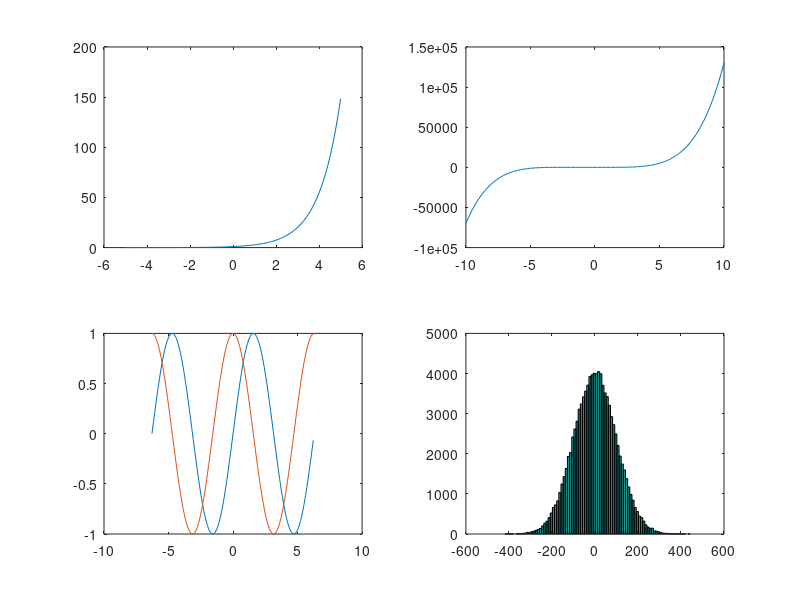

The MATLAB source for this figure:
x = -5:0.1:5;
f = exp(x);
subplot(2,2,1), plot(x,f);

x = -10:0.1:10;
g = x.^5 + 3*x.^4 + 3*x.^2 + x + 1;
subplot(2,2,2), plot(x, g);

x = -2*pi:0.1:2*pi;
g = sin(x);
h = cos(x);
subplot(2,2,3), plot(x, g, x, h);

y = round(100*randn(100000,1)+0.5);
x = min(y):10:max(y);
subplot(2,2,4), hist(y,x);